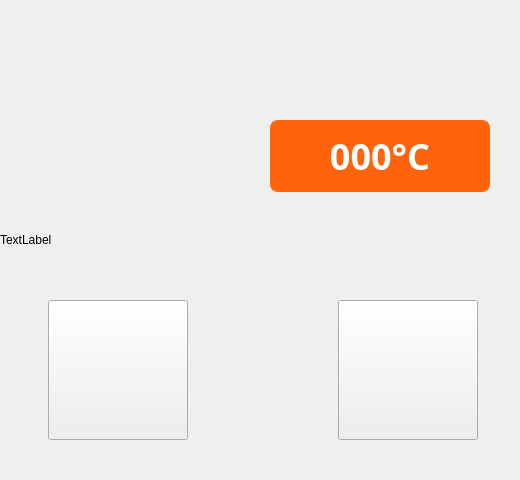
<?xml version="1.0" encoding="UTF-8"?>
<ui version="4.0">
 <class>JLHeatingUnit</class>
 <widget class="QWidget" name="JLHeatingUnit">
  <property name="geometry">
   <rect>
    <x>0</x>
    <y>0</y>
    <width>520</width>
    <height>480</height>
   </rect>
  </property>
  <property name="windowTitle">
   <string>Form</string>
  </property>
  <property name="styleSheet">
   <string notr="true"/>
  </property>
  <widget class="QPushButton" name="btnChooseTemp">
   <property name="geometry">
    <rect>
     <x>270</x>
     <y>120</y>
     <width>220</width>
     <height>72</height>
    </rect>
   </property>
   <property name="font">
    <font>
     <family>Barlow</family>
     <pointsize>-1</pointsize>
     <weight>75</weight>
     <bold>true</bold>
    </font>
   </property>
   <property name="styleSheet">
    <string notr="true">QPushButton {
	font-weight: bold;
	font-family:Barlow;outline:none;border-radius: 8px;
	background-color: rgb(255, 99, 11);
	color: rgb(255, 255, 255);
	font-size: 36px;
	text-align: center;
	font-family: Barlow;
	border: 2px solid rgb(255, 99, 11) ;
}</string>
   </property>
   <property name="text">
    <string>000°C</string>
   </property>
  </widget>
  <widget class="QLabel" name="labBackground">
   <property name="geometry">
    <rect>
     <x>0</x>
     <y>0</y>
     <width>520</width>
     <height>480</height>
    </rect>
   </property>
   <property name="styleSheet">
    <string notr="true">QLabel{
	border-image: url(:/image/left_heatuint_background.png);
}</string>
   </property>
   <property name="text">
    <string>TextLabel</string>
   </property>
  </widget>
  <widget class="QPushButton" name="btnUnload">
   <property name="geometry">
    <rect>
     <x>48</x>
     <y>300</y>
     <width>140</width>
     <height>140</height>
    </rect>
   </property>
   <property name="font">
    <font>
     <family>Barlow</family>
     <pointsize>-1</pointsize>
     <weight>75</weight>
     <bold>true</bold>
    </font>
   </property>
   <property name="styleSheet">
    <string notr="true">QPushButton::enabled{
	font-weight: bold;
	font-family:Barlow;outline:none;border-radius: 20px;
	background-color: rgb(255, 99, 11);
	color: rgb(255, 255, 255);
	font-size: 36px;
	font-family: Barlow;
	border: 2px solid rgb(255, 99, 11) ;
	border-image: url(:/image/unload_enable.png)
}

QPushButton::disabled{
	font-weight: bold;
	font-family:Barlow;outline:none;border-radius: 20px;
	background-color: rgb(255, 99, 11);
	color: rgb(255, 255, 255);
	font-size: 36px;
	font-family: Barlow;
	border: 2px solid rgb(255, 99, 11) ;
	border-image: url(:/image/unload_disable.png)
}

QPushButton::pressed{
	font-weight: bold;
	font-family:Barlow;outline:none;border-radius: 20px;
	background-color: rgb(255, 99, 11);
	color: rgb(255, 255, 255);
	font-size: 36px;
	font-family: Barlow;
	border: 2px solid rgb(255, 99, 11) ;
	border-image: url(:/image/unload_pressed.png)
}</string>
   </property>
   <property name="text">
    <string/>
   </property>
  </widget>
  <widget class="QPushButton" name="btnLoad">
   <property name="geometry">
    <rect>
     <x>338</x>
     <y>300</y>
     <width>140</width>
     <height>140</height>
    </rect>
   </property>
   <property name="font">
    <font>
     <family>Barlow</family>
     <pointsize>-1</pointsize>
     <weight>75</weight>
     <bold>true</bold>
    </font>
   </property>
   <property name="styleSheet">
    <string notr="true">QPushButton::enabled{
	font-weight: bold;
	font-family:Barlow;outline:none;border-radius: 20px;
	background-color: rgb(255, 99, 11);
	color: rgb(255, 255, 255);
	font-size: 36px;
	font-family: Barlow;
	border: 2px solid rgb(255, 99, 11) ;
	border-image: url(:/image/load_enable.png)
}

QPushButton::disabled{
	font-weight: bold;
	font-family:Barlow;outline:none;border-radius: 20px;
	background-color: rgb(255, 99, 11);
	color: rgb(255, 255, 255);
	font-size: 36px;
	font-family: Barlow;
	border: 2px solid rgb(255, 99, 11) ;
	border-image: url(:/image/load_disable.png)
}

QPushButton::pressed{
	font-weight: bold;
	font-family:Barlow;outline:none;border-radius: 20px;
	background-color: rgb(255, 99, 11);
	color: rgb(255, 255, 255);
	font-size: 36px;
	font-family: Barlow;
	border: 2px solid rgb(255, 99, 11) ;
	border-image: url(:/image/load_pressed.png)
}</string>
   </property>
   <property name="text">
    <string/>
   </property>
  </widget>
  <zorder>labBackground</zorder>
  <zorder>btnChooseTemp</zorder>
  <zorder>btnUnload</zorder>
  <zorder>btnLoad</zorder>
 </widget>
 <resources/>
 <connections/>
</ui>
